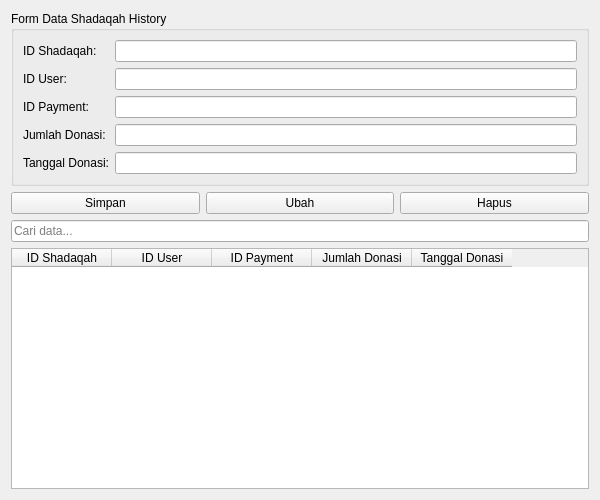
<?xml version="1.0" encoding="UTF-8"?>
<ui version="4.0">
 <class>Form</class>
 <widget class="QWidget" name="Form">
  <property name="geometry">
   <rect>
    <x>0</x>
    <y>0</y>
    <width>600</width>
    <height>500</height>
   </rect>
  </property>
  <property name="windowTitle">
   <string>Data Shadaqah History</string>
  </property>
  <layout class="QVBoxLayout" name="verticalLayout">
   <item>
    <widget class="QGroupBox" name="groupBox">
     <property name="title">
      <string>Form Data Shadaqah History</string>
     </property>
     <layout class="QFormLayout" name="formLayout">
      <item row="0" column="0">
       <widget class="QLabel" name="label">
        <property name="text">
         <string>ID Shadaqah:</string>
        </property>
       </widget>
      </item>
      <item row="0" column="1">
       <widget class="QLineEdit" name="editIdShadaqah"/>
      </item>
      <item row="1" column="0">
       <widget class="QLabel" name="label_2">
        <property name="text">
         <string>ID User:</string>
        </property>
       </widget>
      </item>
      <item row="1" column="1">
       <widget class="QLineEdit" name="editIdUser"/>
      </item>
      <item row="2" column="0">
       <widget class="QLabel" name="label_3">
        <property name="text">
         <string>ID Payment:</string>
        </property>
       </widget>
      </item>
      <item row="2" column="1">
       <widget class="QLineEdit" name="editIdPayment"/>
      </item>
      <item row="3" column="0">
       <widget class="QLabel" name="label_4">
        <property name="text">
         <string>Jumlah Donasi:</string>
        </property>
       </widget>
      </item>
      <item row="3" column="1">
       <widget class="QLineEdit" name="editJumlahDonasi"/>
      </item>
      <item row="4" column="0">
       <widget class="QLabel" name="label_5">
        <property name="text">
         <string>Tanggal Donasi:</string>
        </property>
       </widget>
      </item>
      <item row="4" column="1">
       <widget class="QLineEdit" name="editTanggalDonasi"/>
      </item>
     </layout>
    </widget>
   </item>
   <item>
    <layout class="QHBoxLayout" name="horizontalLayout">
     <item>
      <widget class="QPushButton" name="btnSimpan">
       <property name="text">
        <string>Simpan</string>
       </property>
      </widget>
     </item>
     <item>
      <widget class="QPushButton" name="btnUbah">
       <property name="text">
        <string>Ubah</string>
       </property>
      </widget>
     </item>
     <item>
      <widget class="QPushButton" name="btnHapus">
       <property name="text">
        <string>Hapus</string>
       </property>
      </widget>
     </item>
    </layout>
   </item>
   <item>
    <widget class="QLineEdit" name="editCari">
     <property name="placeholderText">
      <string>Cari data...</string>
     </property>
    </widget>
   </item>
   <item>
    <widget class="QTableWidget" name="tabelShadaqahHistory">
     <column>
      <property name="text">
       <string>ID Shadaqah</string>
      </property>
     </column>
     <column>
      <property name="text">
       <string>ID User</string>
      </property>
     </column>
     <column>
      <property name="text">
       <string>ID Payment</string>
      </property>
     </column>
     <column>
      <property name="text">
       <string>Jumlah Donasi</string>
      </property>
     </column>
     <column>
      <property name="text">
       <string>Tanggal Donasi</string>
      </property>
     </column>
    </widget>
   </item>
  </layout>
 </widget>
 <resources/>
 <connections/>
</ui>
